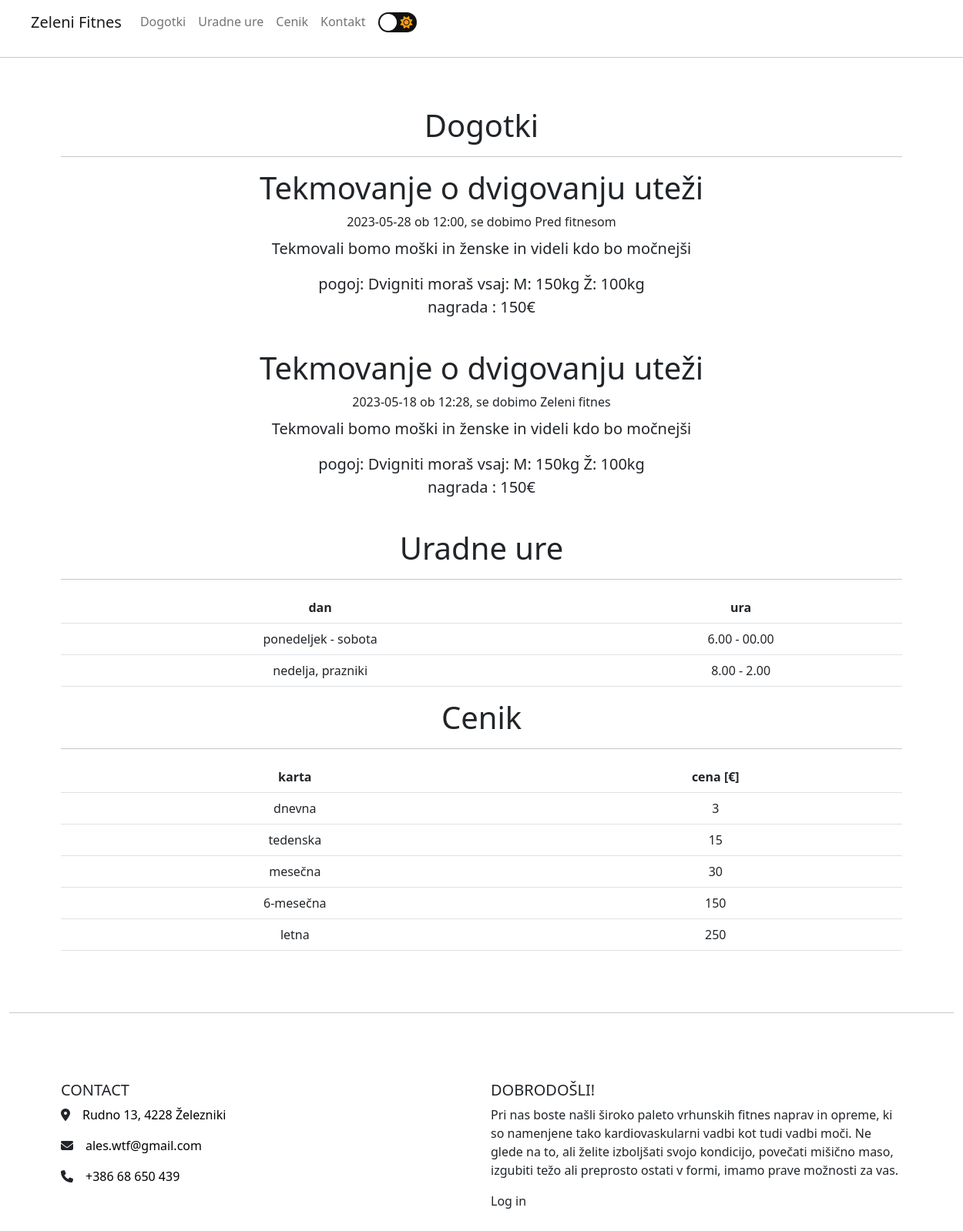
The page / on the database its author committed.
### tables this page shows
CREATE TABLE events
                    (id INTEGER PRIMARY KEY AUTOINCREMENT,
                    ime TEXT NOT NULL,
                    datum TIMESTAMP NOT NULL,
                    ura TIMESTAMP NOT NULL,
                    opis TEXT NOT NULL,
                    pogoj TEXT NOT NULL,
                    nagrada TEXT NOT NULL,
                    ogranizator TEXT NOT NULL,
                    lokacija TEXT NOT NULL);

### app.py (the view)
@app.route('/')
def index():
    conn = get_db()
    cursor = conn.cursor()
    cursor.execute('''CREATE TABLE IF NOT EXISTS events
                    (id INTEGER PRIMARY KEY AUTOINCREMENT,
                    ime TEXT NOT NULL,
                    datum TIMESTAMP NOT NULL,
                    ura TIMESTAMP NOT NULL,
                    opis TEXT NOT NULL,
                    pogoj TEXT NOT NULL,
                    nagrada TEXT NOT NULL,
                    ogranizator TEXT NOT NULL,
                    lokacija TEXT NOT NULL)''')
    cursor.execute("SELECT * FROM events ORDER BY datum DESC")
    data = cursor.fetchall()
    return render_template("index.html", events=data)

### app.py (called while the page is built)
def get_db():
    db = getattr(g, '_database', None)
    if db is None:
        db = g._database = sqlite3.connect(DATABASE)
    return db

@app.teardown_appcontext
def close_connection(exception):
    db = getattr(g, '_database', None)
    if db is not None:
        db.close()

### templates/index.html
{% extends "layout.html" %}
{% block main %}
<section id="event">
    <div class="container">
      <h1>Dogotki</h1>
      <hr/>
          {% for x in events %}
          <div class=".col-6">
            <h1 class="display-6">{{ x[1] }}</h1>
            <label for="formGroupExampleInput" class="form-label">{{ x[2] }} ob {{ x[3] }}, se dobimo {{ x[8] }}</label>
            <p class="lead">
              {{ x[4] }}
            </p>
            <p class="lead">
              pogoj: {{ x[5] }} <br/>
              nagrada : <td>{{ x[6] }}</td>
            </p>
          </div>
          <br/>
          {% endfor %}
    </div>
  </section>
<section id="ure">
  <div class="container">
      <h1> Uradne ure</h1>
    <hr/>
    <table class="table">
      <thead>
        <tr>
          <th scope="col">dan</th>
          <th scope="col">ura</th>
        </tr>
      </thead>
      <tbody>
        <tr>
          <td>ponedeljek - sobota</td>
          <td>6.00 - 00.00</td>
        </tr>
        <tr>
          <td>nedelja, prazniki</td>
          <td>8.00 - 2.00</td>
        </tr>
      </tbody>
    </table>
    </div>
</section>
<section id="cenik">
  <div class="container">
      <h1>Cenik</h1>
      <hr/>
      <table class="table">
        <thead>
          <tr>
            <th scope="col">karta</th>
            <th scope="col">cena [€]</th>
          </tr>
        </thead>
        <tbody>
          <tr>
            <td>dnevna</td>
            <td>3</td>
          </tr>
          <tr>
            <td>tedenska</td>
            <td>15</td>
          </tr>
          <tr>
            <td>mesečna</td>
            <td>30</td>
          </tr>
          <tr>
            <td>6-mesečna</td>
            <td>150</td>
          </tr>
          <tr>
            <td>letna</td>
            <td>250</td>
          </tr>
        </tbody>
      </table>
    </div>
</section>
<br/>
{% endblock %}

### templates/layout.html (shortened to what this page needs)
<!DOCTYPE html>
<html lang="sl">
<head>
    <link rel="stylesheet" href="https://cdn.jsdelivr.net/npm/bootstrap@5.2.3/dist/css/bootstrap.min.css"
>
    <link href="/static/styles.css" rel="stylesheet">
</head>
<body>
    <nav class="navbar navbar-expand-lg navbar-light navbar sticky-top move-right">
        <a class="navbar-brand" href="/">Zeleni Fitnes</a>
        <div class="collapse navbar-collapse" id="navbarNavAltMarkup">
          <div class="navbar-nav">
            <a class="nav-item nav-link" href="#event">Dogotki</a>
            <a class="nav-item nav-link" href="#ure">Uradne ure</a>
            <a class="nav-item nav-link" href="#cenik">Cenik</a>
            <a class="nav-item nav-link" href="#kontakt">Kontakt</a>
            <div class ="padding8">
              <label for="checkbox" class="checkbox-label">
                <i class="fas fa-sun"></i>
                <span class="ball"></span>
              </label>
            </div>
          </div>
        </div>
      </nav>
      <hr/>
    <main class="container-fluid py-5 text-center">
    <div class="container">
      {% block main %}
      {% endblock %}
    </div>
  <br/>
  <hr/>
</main>
</body>
<footer class="text-center text-lg-start">
    <div class="container p-4">
      <div class="row">
        <div class="col-lg-6 col-md-12 mb-4 mb-md-0">
            <h5 class="text-uppercase" id="kontakt">Contact</h5>
            <p><i class="fas fa-location-dot me-3"></i><a href="https://www.google.com/maps/place/46%C2%B014'46.4%22N+14%C2%B010'02.4%22E/@46.2462167,14.1647641,17z/data=!3m1!4b1!4m4!3m3!8m2!3d46.246213!4d14.167339" target="_blank">Rudno 13, 4228 Železniki</a></p>
            <p><i class="fas fa-envelope me-3"></i><a href="mailto:ales.wtf@gmail.com" target="_blank">ales.wtf@gmail.com</a></p>
            <p><i class="fas fa-phone me-3"></i><a href="tel:+38668650439" target="_blank">+386 68 650 439</a></p>
        </div>
        <div class="col-lg-6 col-md-12 mb-4 mb-md-0">
          <h5 class="text-uppercase">Dobrodošli!</h5>
          <p>
            Pri nas boste našli široko paleto vrhunskih fitnes naprav in opreme, ki so namenjene tako kardiovaskularni vadbi kot tudi vadbi moči.
            Ne glede na to, ali želite izboljšati svojo kondicijo, povečati mišično maso, izgubiti težo ali preprosto ostati v formi, imamo prave možnosti za vas.
          </p>
          <p class="nav-item"><a class="nav-link" href="/login">Log in</a></p>
        </div>
      </div>
    </div>
</footer>
</html>

### static/styles.css (style rules this page uses)
a { color: black; text-decoration: none; }
.move-right { position: relative; left: 40px; }
.padding8 { position: relative; padding: 8px; }
* { box-sizing: border-box; }
.checkbox-label { background-color: #111; width: 50px; height: 26px; border-radius: 50px; position: relative; padding: 5px; cursor: pointer; display: flex; justify-content: space-between; align-items: center; }
.fa-sun { color: #f39c12; }
.checkbox-label .ball { background-color: #fff; width: 22px; height: 22px; position: absolute; left: 2px; top: 2px; border-radius: 50%; transition: transform 0.2s linear; }

### rows shown on the page
events: ime "Tekmovanje o dvigovanju uteži", datum "2023-05-28", ura "12:00", lokacija "Pred fitnesom", opis "Tekmovali bomo moški in ženske in videli kdo bo močnejši", pogoj "Dvigniti moraš vsaj: M: 150kg Ž: 100kg", nagrada "150€"
events: ime "Tekmovanje o dvigovanju uteži", datum "2023-05-18", ura "12:28", lokacija "Zeleni fitnes", opis "Tekmovali bomo moški in ženske in videli kdo bo močnejši", pogoj "Dvigniti moraš vsaj: M: 150kg Ž: 100kg", nagrada "150€"
